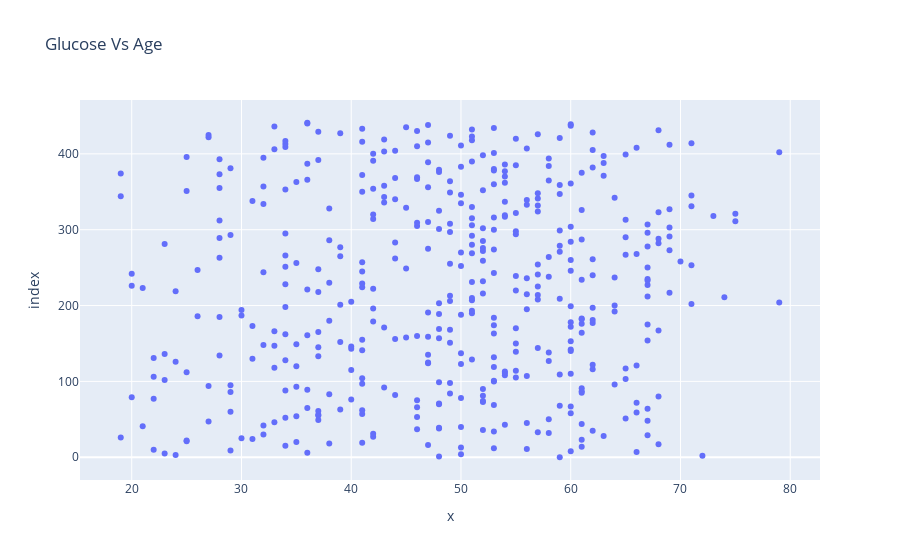

The cell this chart's notebook holds for it:
### Markdown cell above
&#9989; **(6 pt):** From the dataframe used above, make a scatter plot of glucose level versus age. Make sure to include a title.

### Code cell
## put your code here
import plotly.express as px
fig = px.scatter(diabetic_data.Glucose, diabetic_data.AGE, title = 'Glucose Vs Age')
fig.show()

### Figure 1 — Plotly figure (JSON) as saved in the notebook; plotly's stock layout.template omitted (floating-point values rounded to 4 significant figures; data arrays with more than 128 entries replaced by an {"elided": "..."} marker saying what was removed)
{"data": [{"hovertemplate": "x=%{x}<br>index=%{y}<extra></extra>", "legendgroup": "", "marker": {"color": "#636efa", "symbol": "circle"}, "mode": "markers", "name": "", "orientation": "h", "showlegend": false, "type": "scatter", "x": {"elided": "442 int values"}, "xaxis": "x", "y": {"elided": "442 int values"}, "yaxis": "y"}], "layout": {"legend": {"tracegroupgap": 0}, "title": {"text": "Glucose Vs Age"}, "xaxis": {"anchor": "y", "domain": [0, 1], "title": {"text": "x"}}, "yaxis": {"anchor": "x", "domain": [0, 1], "title": {"text": "index"}}}}
